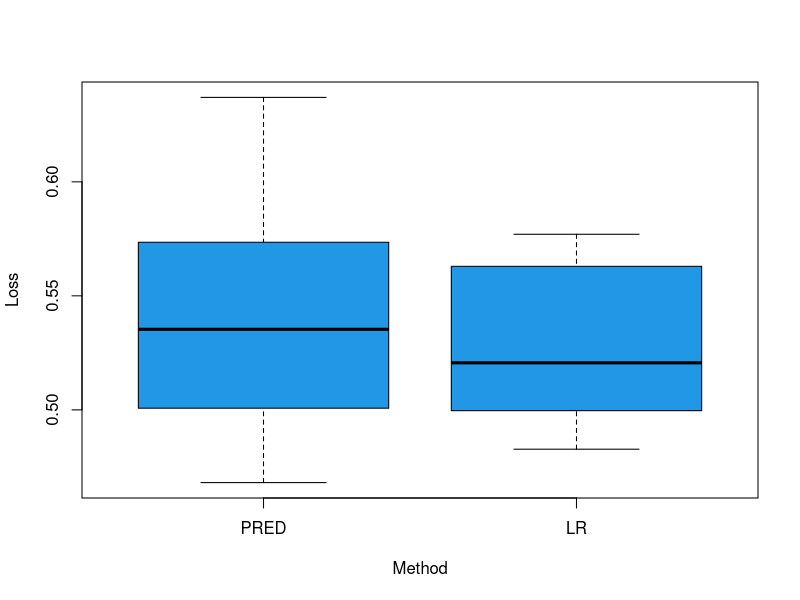
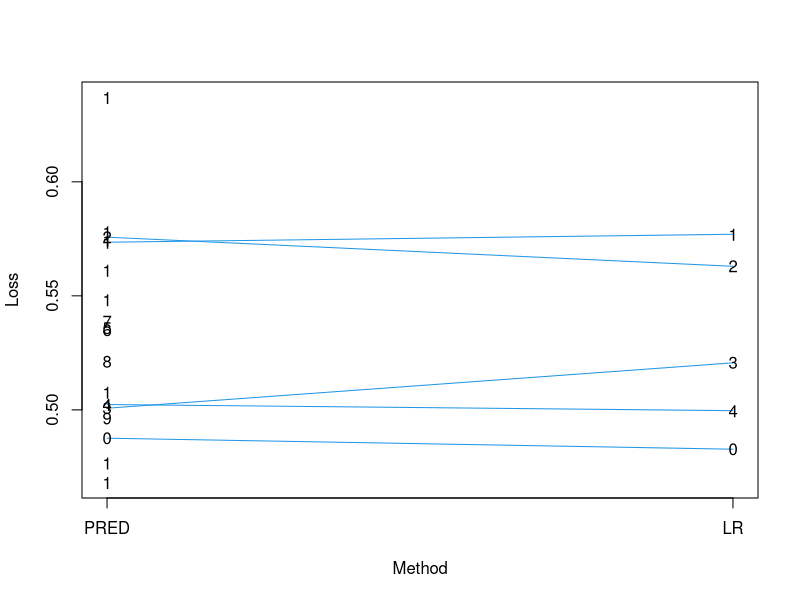
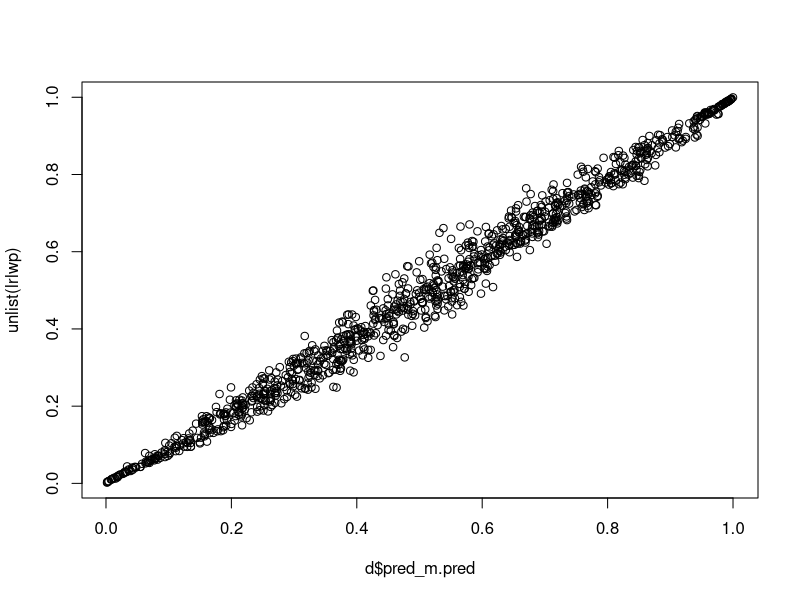

Generate these figures, in order, with R:
setwd("C:\\Users\\dnett.IASTATE\\Desktop\\MarchMadness")

d=read.csv("ModelsAndPreviousSeason.csv")
head(d)
names(d)

dsr=(d$lower.seed-d$upper.seed)/sqrt(as.numeric(d$round))
x=log(d$pred_m.pred/(1-d$pred_m.pred))
y=d$lo_win
o=glm(y~x+dsr,family=binomial(link=logit))
summary(o)

#To generate predictions for this year, use
#b=coef(o)
#LowWinProb=1/(1+exp(-b[1]-b[2]*xtest-b[3]*dsrtest))
#where xtest is the logit of Jarad's pred for this season's
#matchups and dsrtest is
#(seed of lower id - seed of upper id)/sqrt(round).

loss=function(y,yhat){
  -mean(y*log(yhat)+(1-y)*log(1-yhat))
}


years=unique(d$year)
years
nyears=length(years)
dyear=d$year

####Leave-one-year-out CV

predlwp=list()
length(predlwp)=nyears
lrlwp=predlwp
predloss=rep(0,nyears)
lrloss=rep(0,nyears)

for(i in 1:nyears){
  xtrain=x[dyear!=years[i]]
  dsrtrain=dsr[dyear!=years[i]]
  xtest=x[dyear==years[i]]
  dsrtest=dsr[dyear==years[i]]
  ytrain=y[dyear!=years[i]]
  ytest=y[dyear==years[i]]
  o=glm(ytrain~xtrain+dsrtrain,family=binomial(link=logit))
  b=coef(o)
  lrlwp[[i]]=1/(1+exp(-b[1]-b[2]*xtest-b[3]*dsrtest))
  predlwp[[i]]=d$pred_m.pred[dyear==years[i]]
  lrloss[i]=loss(y=ytest,yhat=lrlwp[[i]])
  predloss[i]=loss(y=ytest,yhat=predlwp[[i]])
}

boxplot(predloss,lrloss,
        axes=F,ylab="Loss",xlab="Method",col=4)
axis(2)
axis(1,labels=c("PRED","LR"),at=1:2)
box()

losses=cbind(predloss,lrloss)
plot(rep(1:2,each=nyears),losses,pch=" ",
        axes=F,ylab="Loss",xlab="Method")
axis(2)
axis(1,labels=c("PRED","LR"),at=1:2)

for(i in 1:nyears){
  lines(1:2,losses[i,],col=4)
  points(1:2,losses[i,],pch=paste(i-1))
}
box()

mean(lrloss<predloss)
mean(lrloss)

plot(d$pred_m.pred,unlist(lrlwp))